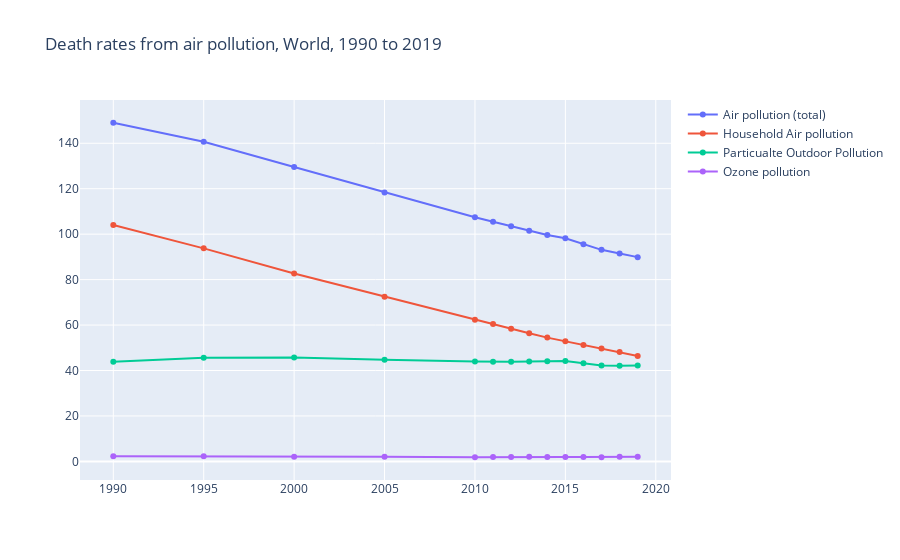

Notebook cell for this chart:
### Code cell
mean_death_rate_air = death_rate_air.groupby("Year").mean().reset_index()
mean_death_rate_hap = death_rate_hap.groupby("Year").mean().reset_index()
mean_death_rate_pm25 = death_rate_pm25.groupby("Year").mean().reset_index()
mean_death_rate_oz = death_rate_oz.groupby("Year").mean().reset_index()

fig = px.line(title='Death rates from air pollution, World, 1990 to 2019')
fig.add_scatter(x=mean_death_rate_air['Year'], y=mean_death_rate_air['Exposure Mean'], mode='markers+lines',name='Air pollution (total)')
fig.add_scatter(x=mean_death_rate_hap['Year'], y=mean_death_rate_hap['Exposure Mean'], mode='markers+lines',name='Household Air pollution')
fig.add_scatter(x=mean_death_rate_pm25['Year'], y=mean_death_rate_pm25['Exposure Mean'], mode='markers+lines',name='Particualte Outdoor Pollution')
fig.add_scatter(x=mean_death_rate_oz['Year'], y=mean_death_rate_oz['Exposure Mean'], mode='markers+lines',name='Ozone pollution')
fig.show()

### Figure 1 — Plotly figure (JSON) as saved in the notebook; plotly's stock layout.template omitted (floating-point values rounded to 4 significant figures)
{"data": [{"mode": "markers+lines", "name": "Air pollution (total)", "type": "scatter", "x": [1990, 1995, 2000, 2005, 2010, 2011, 2012, 2013, 2014, 2015, 2016, 2017, 2018, 2019], "y": [149.0, 140.6, 129.6, 118.4, 107.5, 105.5, 103.5, 101.5, 99.66, 98.2, 95.57, 93.1, 91.5, 89.89]}, {"mode": "markers+lines", "name": "Household Air pollution", "type": "scatter", "x": [1990, 1995, 2000, 2005, 2010, 2011, 2012, 2013, 2014, 2015, 2016, 2017, 2018, 2019], "y": [104.0, 93.75, 82.66, 72.47, 62.37, 60.47, 58.42, 56.4, 54.47, 52.86, 51.24, 49.69, 48.15, 46.42]}, {"mode": "markers+lines", "name": "Particualte Outdoor Pollution", "type": "scatter", "x": [1990, 1995, 2000, 2005, 2010, 2011, 2012, 2013, 2014, 2015, 2016, 2017, 2018, 2019], "y": [43.85, 45.64, 45.76, 44.7, 43.99, 43.84, 43.87, 44.0, 44.08, 44.14, 43.15, 42.25, 42.05, 42.2]}, {"mode": "markers+lines", "name": "Ozone pollution", "type": "scatter", "x": [1990, 1995, 2000, 2005, 2010, 2011, 2012, 2013, 2014, 2015, 2016, 2017, 2018, 2019], "y": [2.22, 2.22, 2.003, 2.033, 1.831, 1.9, 1.978, 2.042, 1.957, 1.938, 1.898, 1.871, 1.998, 2.021]}], "layout": {"legend": {"tracegroupgap": 0}, "title": {"text": "Death rates from air pollution, World, 1990 to 2019"}, "xaxis": {"anchor": "y", "domain": [0, 1]}, "yaxis": {"anchor": "x", "domain": [0, 1]}}}
